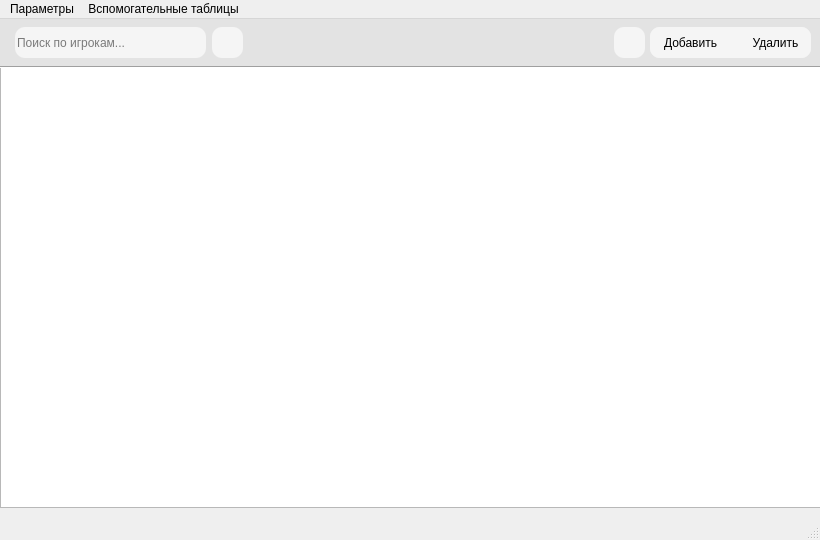
<?xml version="1.0" encoding="UTF-8"?>
<ui version="4.0">
 <class>MainWindow</class>
 <widget class="QMainWindow" name="MainWindow">
  <property name="geometry">
   <rect>
    <x>0</x>
    <y>0</y>
    <width>820</width>
    <height>540</height>
   </rect>
  </property>
  <property name="minimumSize">
   <size>
    <width>820</width>
    <height>540</height>
   </size>
  </property>
  <property name="maximumSize">
   <size>
    <width>820</width>
    <height>540</height>
   </size>
  </property>
  <property name="windowTitle">
   <string>Информация</string>
  </property>
  <property name="windowIcon">
   <iconset>
    <normaloff>../../../Users/mrcre/Downloads/wYf80ci7JoTU_6T-D4_FgDAyOzoCnC168-FkKG4xn6FzqhWsPObUK7Sk3MV-eNkMjzjqbRoNKaz-VUL8l8zSetbT7p2P-j3bhru_qgeMwIItb3grHsYpJ-mjOHYvPJWvJq58y0zE8hCexKDmBlWXWdQ_6nQERm2WkkYguJ_KtTnRj_rkyaJqk8jAxs8ottmTC3AYDiHcKzz3whtQFn6fw.webp</normaloff>../../../Users/mrcre/Downloads/wYf80ci7JoTU_6T-D4_FgDAyOzoCnC168-FkKG4xn6FzqhWsPObUK7Sk3MV-eNkMjzjqbRoNKaz-VUL8l8zSetbT7p2P-j3bhru_qgeMwIItb3grHsYpJ-mjOHYvPJWvJq58y0zE8hCexKDmBlWXWdQ_6nQERm2WkkYguJ_KtTnRj_rkyaJqk8jAxs8ottmTC3AYDiHcKzz3whtQFn6fw.webp</iconset>
  </property>
  <widget class="QWidget" name="centralwidget">
   <widget class="QFrame" name="frame_buttons">
    <property name="geometry">
     <rect>
      <x>-20</x>
      <y>0</y>
      <width>861</width>
      <height>47</height>
     </rect>
    </property>
    <property name="styleSheet">
     <string notr="true">background-color: rgb(227, 227, 227);
border-radius: 10px;</string>
    </property>
    <property name="frameShape">
     <enum>QFrame::StyledPanel</enum>
    </property>
    <property name="frameShadow">
     <enum>QFrame::Raised</enum>
    </property>
    <widget class="QLineEdit" name="lineEdit">
     <property name="geometry">
      <rect>
       <x>35</x>
       <y>8</y>
       <width>191</width>
       <height>31</height>
      </rect>
     </property>
     <property name="styleSheet">
      <string notr="true">background-color: rgb(236, 236, 236);
background-color: rgb(245, 245, 245);
color: rgb(0, 0, 0);
selection-color: rgb(227, 227, 227);
border-color: rgb(227, 227, 227);</string>
     </property>
     <property name="inputMask">
      <string/>
     </property>
     <property name="text">
      <string extracomment="Введите игрока для поиска"/>
     </property>
     <property name="placeholderText">
      <string>Поиск по игрокам...</string>
     </property>
    </widget>
    <widget class="QPushButton" name="advanced_search_button">
     <property name="geometry">
      <rect>
       <x>232</x>
       <y>8</y>
       <width>31</width>
       <height>31</height>
      </rect>
     </property>
     <property name="styleSheet">
      <string notr="true">background-color: rgb(245, 245, 245);</string>
     </property>
     <property name="text">
      <string/>
     </property>
     <property name="icon">
      <iconset>
       <normaloff>../icons/more.png</normaloff>../icons/more.png</iconset>
     </property>
    </widget>
    <widget class="QPushButton" name="refresh_button">
     <property name="geometry">
      <rect>
       <x>634</x>
       <y>8</y>
       <width>31</width>
       <height>31</height>
      </rect>
     </property>
     <property name="styleSheet">
      <string notr="true">background-color: rgb(245, 245, 245);</string>
     </property>
     <property name="text">
      <string/>
     </property>
     <property name="icon">
      <iconset>
       <normaloff>../icons/refresh.png</normaloff>../icons/refresh.png</iconset>
     </property>
    </widget>
    <widget class="QFrame" name="frame">
     <property name="geometry">
      <rect>
       <x>670</x>
       <y>8</y>
       <width>161</width>
       <height>31</height>
      </rect>
     </property>
     <property name="styleSheet">
      <string notr="true">background-color: rgb(245, 245, 245);
border-radius: 10px;</string>
     </property>
     <property name="frameShape">
      <enum>QFrame::StyledPanel</enum>
     </property>
     <property name="frameShadow">
      <enum>QFrame::Raised</enum>
     </property>
     <widget class="QPushButton" name="delete_button">
      <property name="geometry">
       <rect>
        <x>90</x>
        <y>0</y>
        <width>71</width>
        <height>31</height>
       </rect>
      </property>
      <property name="layoutDirection">
       <enum>Qt::RightToLeft</enum>
      </property>
      <property name="styleSheet">
       <string notr="true">
color: rgb(0, 0, 0);</string>
      </property>
      <property name="text">
       <string>Удалить</string>
      </property>
      <property name="icon">
       <iconset>
        <normaloff>../icons/cancel.png</normaloff>../icons/cancel.png</iconset>
      </property>
      <property name="shortcut">
       <string>Del</string>
      </property>
     </widget>
     <widget class="QPushButton" name="add_button">
      <property name="geometry">
       <rect>
        <x>0</x>
        <y>0</y>
        <width>81</width>
        <height>31</height>
       </rect>
      </property>
      <property name="palette">
       <palette>
        <active>
         <colorrole role="WindowText">
          <brush brushstyle="SolidPattern">
           <color alpha="255">
            <red>0</red>
            <green>0</green>
            <blue>0</blue>
           </color>
          </brush>
         </colorrole>
         <colorrole role="Button">
          <brush brushstyle="SolidPattern">
           <color alpha="255">
            <red>245</red>
            <green>245</green>
            <blue>245</blue>
           </color>
          </brush>
         </colorrole>
         <colorrole role="Text">
          <brush brushstyle="SolidPattern">
           <color alpha="255">
            <red>0</red>
            <green>0</green>
            <blue>0</blue>
           </color>
          </brush>
         </colorrole>
         <colorrole role="ButtonText">
          <brush brushstyle="SolidPattern">
           <color alpha="255">
            <red>0</red>
            <green>0</green>
            <blue>0</blue>
           </color>
          </brush>
         </colorrole>
         <colorrole role="Base">
          <brush brushstyle="SolidPattern">
           <color alpha="255">
            <red>245</red>
            <green>245</green>
            <blue>245</blue>
           </color>
          </brush>
         </colorrole>
         <colorrole role="Window">
          <brush brushstyle="SolidPattern">
           <color alpha="255">
            <red>245</red>
            <green>245</green>
            <blue>245</blue>
           </color>
          </brush>
         </colorrole>
        </active>
        <inactive>
         <colorrole role="WindowText">
          <brush brushstyle="SolidPattern">
           <color alpha="255">
            <red>0</red>
            <green>0</green>
            <blue>0</blue>
           </color>
          </brush>
         </colorrole>
         <colorrole role="Button">
          <brush brushstyle="SolidPattern">
           <color alpha="255">
            <red>245</red>
            <green>245</green>
            <blue>245</blue>
           </color>
          </brush>
         </colorrole>
         <colorrole role="Text">
          <brush brushstyle="SolidPattern">
           <color alpha="255">
            <red>0</red>
            <green>0</green>
            <blue>0</blue>
           </color>
          </brush>
         </colorrole>
         <colorrole role="ButtonText">
          <brush brushstyle="SolidPattern">
           <color alpha="255">
            <red>0</red>
            <green>0</green>
            <blue>0</blue>
           </color>
          </brush>
         </colorrole>
         <colorrole role="Base">
          <brush brushstyle="SolidPattern">
           <color alpha="255">
            <red>245</red>
            <green>245</green>
            <blue>245</blue>
           </color>
          </brush>
         </colorrole>
         <colorrole role="Window">
          <brush brushstyle="SolidPattern">
           <color alpha="255">
            <red>245</red>
            <green>245</green>
            <blue>245</blue>
           </color>
          </brush>
         </colorrole>
        </inactive>
        <disabled>
         <colorrole role="WindowText">
          <brush brushstyle="SolidPattern">
           <color alpha="255">
            <red>0</red>
            <green>0</green>
            <blue>0</blue>
           </color>
          </brush>
         </colorrole>
         <colorrole role="Button">
          <brush brushstyle="SolidPattern">
           <color alpha="255">
            <red>245</red>
            <green>245</green>
            <blue>245</blue>
           </color>
          </brush>
         </colorrole>
         <colorrole role="Text">
          <brush brushstyle="SolidPattern">
           <color alpha="255">
            <red>0</red>
            <green>0</green>
            <blue>0</blue>
           </color>
          </brush>
         </colorrole>
         <colorrole role="ButtonText">
          <brush brushstyle="SolidPattern">
           <color alpha="255">
            <red>0</red>
            <green>0</green>
            <blue>0</blue>
           </color>
          </brush>
         </colorrole>
         <colorrole role="Base">
          <brush brushstyle="SolidPattern">
           <color alpha="255">
            <red>245</red>
            <green>245</green>
            <blue>245</blue>
           </color>
          </brush>
         </colorrole>
         <colorrole role="Window">
          <brush brushstyle="SolidPattern">
           <color alpha="255">
            <red>245</red>
            <green>245</green>
            <blue>245</blue>
           </color>
          </brush>
         </colorrole>
        </disabled>
       </palette>
      </property>
      <property name="styleSheet">
       <string notr="true">
color: rgb(0, 0, 0);</string>
      </property>
      <property name="text">
       <string>Добавить</string>
      </property>
      <property name="icon">
       <iconset>
        <normaloff>../icons/add.png</normaloff>../icons/add.png</iconset>
      </property>
     </widget>
    </widget>
   </widget>
   <widget class="QTableView" name="tableView">
    <property name="geometry">
     <rect>
      <x>0</x>
      <y>48</y>
      <width>821</width>
      <height>441</height>
     </rect>
    </property>
   </widget>
   <widget class="Line" name="line">
    <property name="geometry">
     <rect>
      <x>0</x>
      <y>40</y>
      <width>821</width>
      <height>16</height>
     </rect>
    </property>
    <property name="orientation">
     <enum>Qt::Horizontal</enum>
    </property>
   </widget>
  </widget>
  <widget class="QMenuBar" name="menubar">
   <property name="geometry">
    <rect>
     <x>0</x>
     <y>0</y>
     <width>820</width>
     <height>21</height>
    </rect>
   </property>
   <widget class="QMenu" name="menu">
    <property name="title">
     <string>Параметры</string>
    </property>
    <widget class="QMenu" name="menu_2">
     <property name="title">
      <string>Скрытые записи</string>
     </property>
     <addaction name="action_3"/>
     <addaction name="action_4"/>
    </widget>
    <widget class="QMenu" name="menu_4">
     <property name="title">
      <string>Тип базы данных</string>
     </property>
     <addaction name="actionMySQL"/>
     <addaction name="actionSQLite"/>
    </widget>
    <addaction name="menu_2"/>
    <addaction name="menu_4"/>
    <addaction name="separator"/>
    <addaction name="action_5"/>
   </widget>
   <widget class="QMenu" name="menu_3">
    <property name="title">
     <string>Вспомогательные таблицы</string>
    </property>
    <addaction name="actionActivity"/>
    <addaction name="actionClasses"/>
    <addaction name="actionGuild"/>
    <addaction name="actionEvents"/>
   </widget>
   <addaction name="menu"/>
   <addaction name="menu_3"/>
  </widget>
  <widget class="QStatusBar" name="statusbar"/>
  <action name="action_3">
   <property name="text">
    <string>Скрыть</string>
   </property>
  </action>
  <action name="action_4">
   <property name="text">
    <string>Показывать</string>
   </property>
  </action>
  <action name="actionActivity">
   <property name="text">
    <string>Активность</string>
   </property>
  </action>
  <action name="actionClasses">
   <property name="text">
    <string>Классы</string>
   </property>
  </action>
  <action name="actionGuild">
   <property name="text">
    <string>Вклад в гильдию</string>
   </property>
  </action>
  <action name="actionEvents">
   <property name="text">
    <string>Участие в ивентах</string>
   </property>
  </action>
  <action name="action_5">
   <property name="text">
    <string>О программе</string>
   </property>
  </action>
  <action name="actionMySQL">
   <property name="text">
    <string>MySQL</string>
   </property>
  </action>
  <action name="actionSQLite">
   <property name="text">
    <string>SQLite</string>
   </property>
  </action>
 </widget>
 <resources/>
 <connections/>
</ui>
